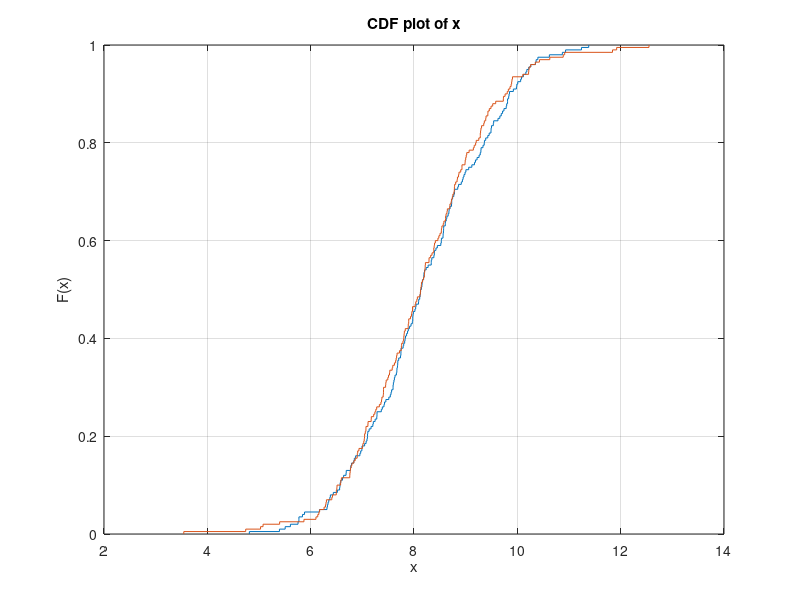

This figure's MATLAB source:
% ES 4

% Compute and plot separately the CDF of capacity for the case of MISO fading
% (K = 0) channel at 10 dB SNR, with M = 3 transmit antennas and N = 3 receive
% antennas.
% First: with no CSIT.
% Second: With CSIT (in the same plot).

% MIMO fading
N = 3;
M = 3;

total_iterations = 200;
Capacities_no_feedback = zeros(1, total_iterations);

for j = 1:total_iterations
    % H must be complex
    H = (1/sqrt(2)) * (randn(N, M) + 1i*randn(N, M));
        
    Identity_N = eye(N);
    Identity_M = eye(M);
    
    P = 10;
    Q = (P/M)*Identity_M;
    
    trace_Q = trace(Q);
    
    Capacities_no_feedback(j) = log2(det(Identity_N + H*Q*ctranspose(H)));
end


Capacities_feedback = zeros(1, total_iterations);

for j = 1:total_iterations
    % H must be complex
    H = (1/sqrt(2)) * (randn(N, M) + 1i*randn(N, M));
        
    Identity_N = eye(N);
    Identity_M = eye(M);
    
    P = 10;
    u = zeros(1, min(M,N));
    
    % TODO: get the values of the iteration before the last
    trace_Q = 0;
    Q = zeros(min(N,M), min(N,M));

    while trace_Q < P

        prev_Q = Q;

        [U,S,V] = svd(H);

        % x = 0 if x < 0, x = x if x >= 0
        
        % get A
        a = (u - ones(1, min(M,N)) / diag(S)');
        a = max(a,0);
        A = diag(a);
        Q = V * A * ctranspose(V);
        
        trace_Q = trace(Q);

        u = u + 0.01;
    end
    
    % We get last value of Q that does not exceed power requirement
    Q = prev_Q;
    
    Capacities_feedback(j) = log2(det(Identity_N + H*Q*ctranspose(H)));
end

cdfplot(Capacities_feedback)
hold on;
cdfplot(Capacities_no_feedback)

